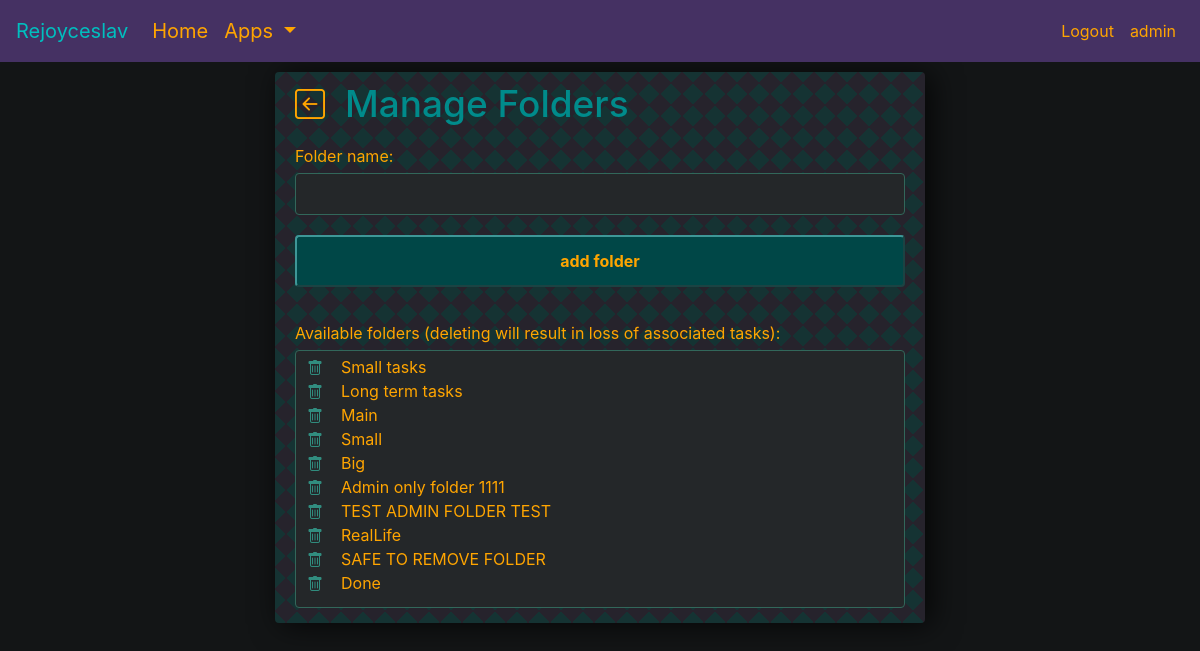
The app's page /tasks-folders (signed in), older data.
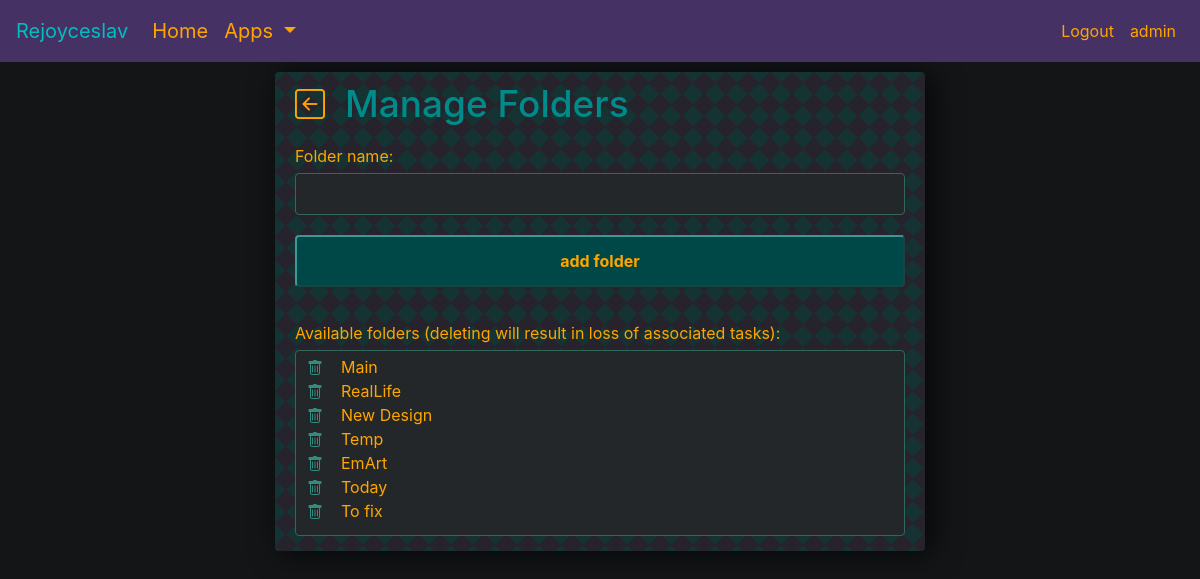
The same page, newer data.
### tasks/models.py (models this page shows)
class Folder(models.Model):
    user = models.ForeignKey(User, on_delete=models.PROTECT, null=True, blank=False)
    name = models.CharField(max_length=50, null=True, blank=False)
    def __str__(self):
        return self.name

### tasks/views.py (the view, shortened to what this page needs)
# urls.py: path('tasks-folders', AddFolderView.as_view(), name='tasks_folders'),
class AddFolderView(LoginRequiredMixin, View):
    def get(self, request):  # get request comes here
        folders = Folder.objects.filter(user=self.request.user)
        form = AddFolderForm()
        context = {
                    'folders': folders,
                    'form': form,
                   }
        return render(request, 'tasks/task_add_folder.html', context)

### tasks/forms.py
class AddFolderForm(ModelForm):
    def __init__(self, *args, **kwargs):
        super().__init__(*args, **kwargs)
        self.fields['name'].widget.attrs.update({'class': 'input-dark', 'autofocus': 'True'})
    class Meta:
        model = Folder
        fields = ['name']

### tasks/templates/tasks/task_add_folder.html (shortened to what this page needs)
{% extends 'info_page.html' %}
{% block info_content %}
<div>
    <div style="display: flex; margin-bottom: 10px">
        <div class="tooltip-wrapper" style="display: flex">
            <a href="{% url 'tasks_list' %}"><i id="backButton" style="font-size: 30px; color: orange" class="bi-arrow-left-square"></i></a>
        </div>
        <h2 style="padding-left: 20px; font-size: 37px">Manage Folders</h2>
    </div>
     <div style="margin-top: 10px">Folder name:</div>
        <div>
            <form method="POST" id="FoldersForm">
                {{ form.name }}
            </form>
        </div>
        <div>
            <input form="FoldersForm" class="btn-info" type="submit" value="add folder">
        </div>
    <div>
        <br>
        <span>Available folders (deleting will result in loss of associated tasks):</span>
        <br>
        <div style="padding-left: 5px" class="input-dark">
            {% for folder in folders %}
                <div style="display: flex">
                    <form action="{% url 'tasks_delete_folder' folder.id %}">
                        <div class="tooltip-wrapper" style="display: flex">
                            <button class="btn-info-buttonless" id="inputDeleteButton" style="line-height: 16px;"><i class="bi-trash"></i></button>
                        </div>
                    </form>
                    <div class="separator-vertical"></div>
                    <div style="padding-left: 10px; position: relative; top: -4px">{{ folder|linebreaksbr }}</div>
                </div>
            {% endfor %}
        </div>
    </div>
</div>
{% endblock info_content %}

Row changes from the older to the newer data that the page shows:
removed Folder: name "Small tasks"
removed Folder: name "Long term tasks"
removed Folder: name "Small"
removed Folder: name "Big"
removed Folder: name "Admin only folder 1111"
removed Folder: name "TEST ADMIN FOLDER TEST"
removed Folder: name "SAFE TO REMOVE FOLDER"
removed Folder: name "Done"
added Folder: name "New Design"
added Folder: name "Temp"
added Folder: name "EmArt"
added Folder: name "Today"
added Folder: name "To fix"
